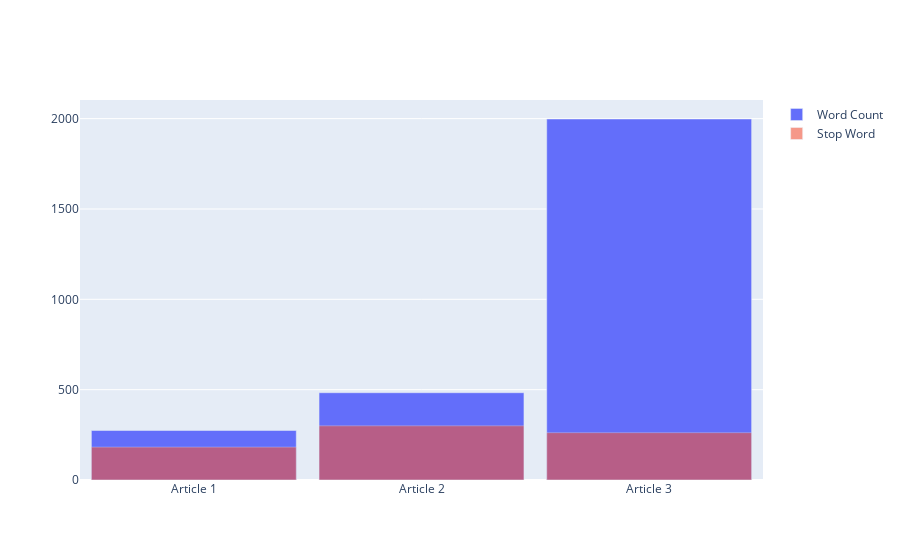
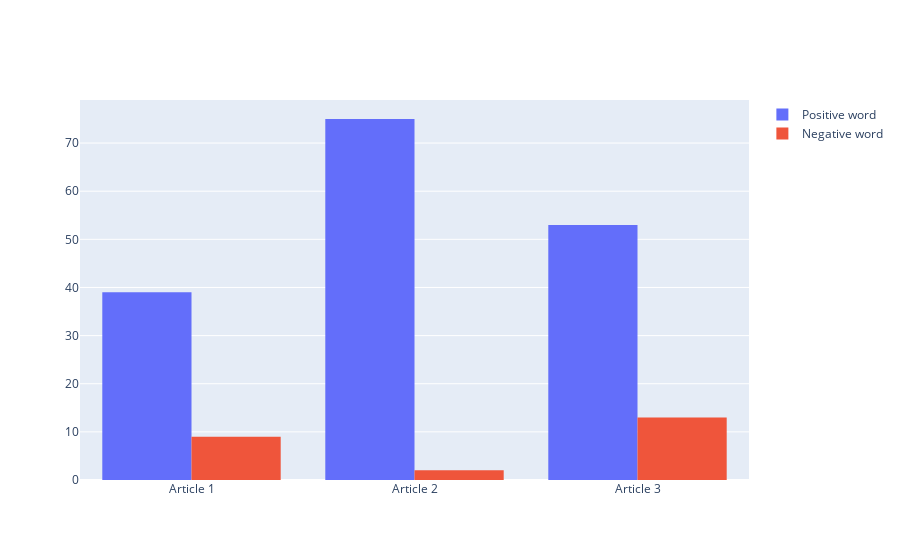
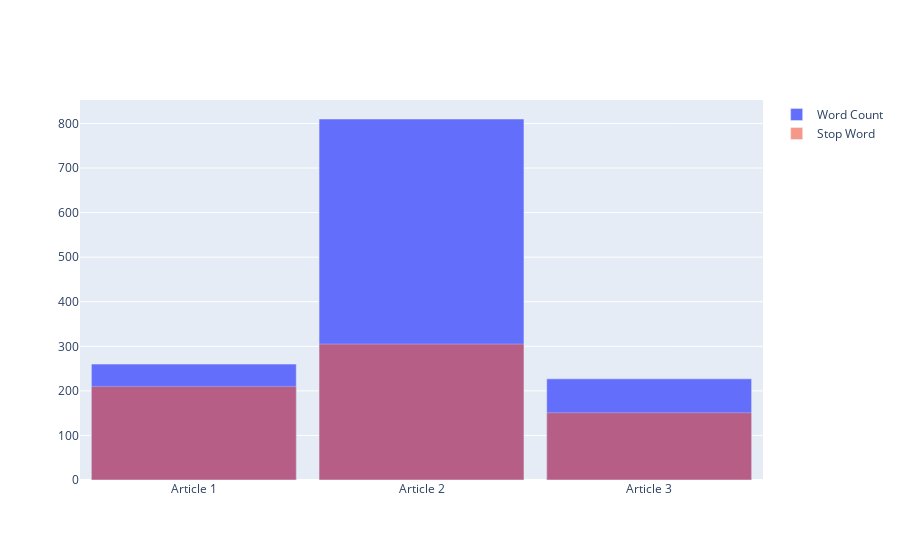
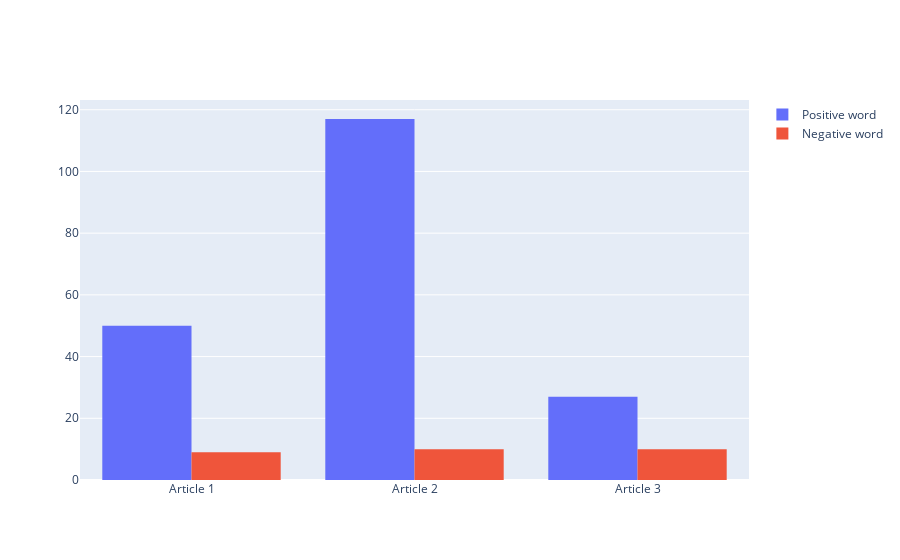

Notebook source saved alongside these figures, in order:
### Code cell
import pandas as pd
import plotly.express as px
import plotly.graph_objects as go
from ipywidgets import interact, interactive, fixed, interact_manual
import ipywidgets as widgets

wordCountData = pd.read_csv('wordCount.csv')
df = pd.DataFrame(wordCountData)
display(df)
print()
ct_df = df[df['company'] == "CityLink"]
pj_df = df[df['company'] == "Poslaju"]
gd_df = df[df['company'] == "GDEX"]
jnt_df = df[df['company'] == "J&T"]
dhl_df = df[df['company'] == "DHL"]
dfs = ["CityLink", "Poslaju", "GDEX", "J&T", "DHL"]

     
for i in dfs:
    if i == 'CityLink':
        df = ct_df
    elif i == 'Poslaju':
        df = pj_df
    elif i == 'GDEX':
        df = dhl_df
    elif i == 'J&T':
        df = jnt_df
    else:
        df = dhl_df
    print(i)
    fig = go.Figure()
    fig.add_trace(go.Bar(x = ['Article 1', 'Article 2', 'Article 3'],
                         y = df['word_count'], 
                         name = "Word Count"))
    fig.add_trace(go.Bar(x = ['Article 1', 'Article 2', 'Article 3'],
                         y = df['stopword_count'],
                         name = "Stop Word",
                         opacity=0.6))
    fig.update_xaxes(type='category')
    fig.update_layout(barmode="overlay", bargap=0.1)
    fig.show()
    
    fig2 = go.Figure()
    fig2.add_trace(go.Histogram(histfunc="sum", y=df['pov'], x=['Article 1', 'Article 2', 'Article 3'], name="Positive word"))
    fig2.add_trace(go.Histogram(histfunc="sum", y=df['neg'], x=['Article 1', 'Article 2', 'Article 3'], name="Negative word"))
    fig2.show()

### Figure 1 — Plotly figure (JSON) as saved in the notebook; plotly's stock layout.template omitted (floating-point values rounded to 4 significant figures)
{"data": [{"name": "Word Count", "type": "bar", "x": ["Article 1", "Article 2", "Article 3"], "y": [274, 483, 1998]}, {"name": "Stop Word", "opacity": 0.6, "type": "bar", "x": ["Article 1", "Article 2", "Article 3"], "y": [182, 300, 262]}], "layout": {"bargap": 0.1, "barmode": "overlay", "xaxis": {"type": "category"}}}

### Figure 2 — Plotly figure (JSON) as saved in the notebook; plotly's stock layout.template omitted (floating-point values rounded to 4 significant figures)
{"data": [{"histfunc": "sum", "name": "Positive word", "type": "histogram", "x": ["Article 1", "Article 2", "Article 3"], "y": [39, 75, 53]}, {"histfunc": "sum", "name": "Negative word", "type": "histogram", "x": ["Article 1", "Article 2", "Article 3"], "y": [9, 2, 13]}], "layout": {}}

### Figure 3 — Plotly figure (JSON) as saved in the notebook; plotly's stock layout.template omitted (floating-point values rounded to 4 significant figures)
{"data": [{"name": "Word Count", "type": "bar", "x": ["Article 1", "Article 2", "Article 3"], "y": [260, 810, 227]}, {"name": "Stop Word", "opacity": 0.6, "type": "bar", "x": ["Article 1", "Article 2", "Article 3"], "y": [210, 305, 151]}], "layout": {"bargap": 0.1, "barmode": "overlay", "xaxis": {"type": "category"}}}

### Figure 4 — Plotly figure (JSON) as saved in the notebook; plotly's stock layout.template omitted (floating-point values rounded to 4 significant figures)
{"data": [{"histfunc": "sum", "name": "Positive word", "type": "histogram", "x": ["Article 1", "Article 2", "Article 3"], "y": [50, 117, 27]}, {"histfunc": "sum", "name": "Negative word", "type": "histogram", "x": ["Article 1", "Article 2", "Article 3"], "y": [9, 10, 10]}], "layout": {}}
